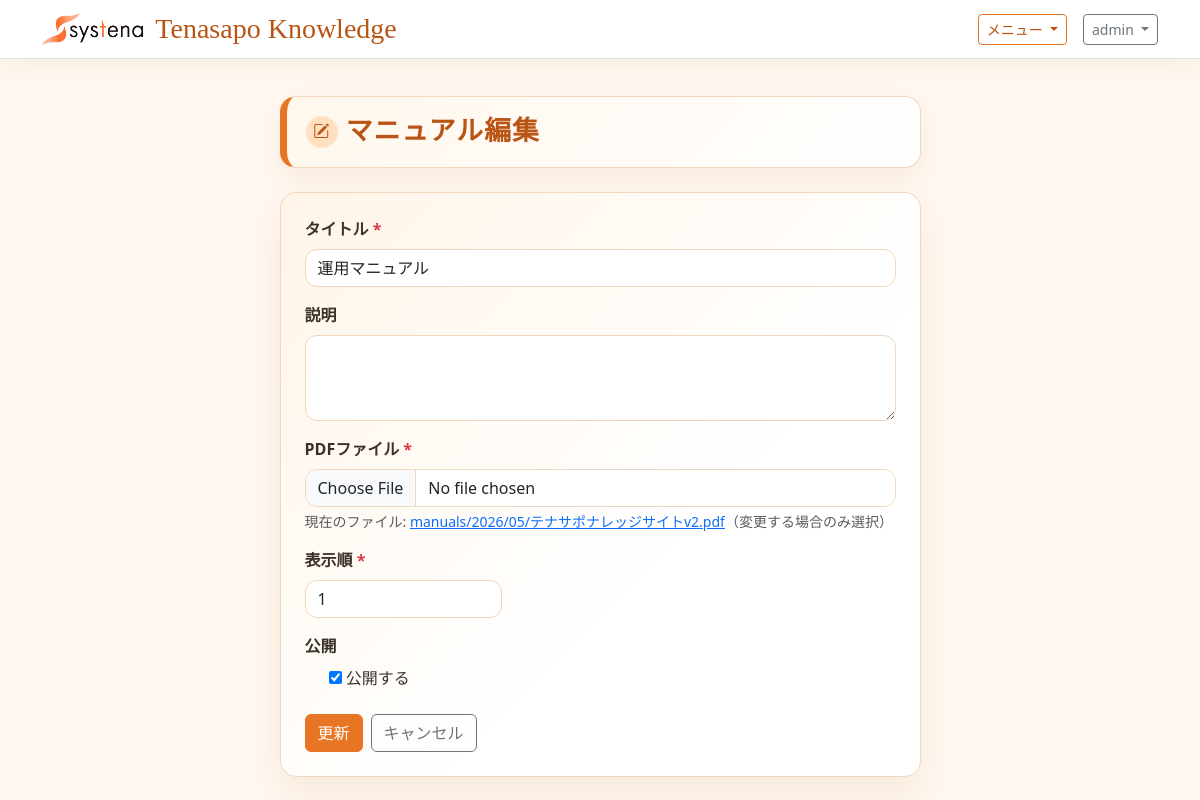
/manuals/1/edit/ (signed in), run on the app's committed database.
### tenasapo_knowledge/models.py (models this page shows, shortened)
class Manual(models.Model):
    title = models.CharField('タイトル', max_length=200)
    description = models.TextField('説明', blank=True)
    pdf_file = models.FileField('PDFファイル', upload_to='manuals/%Y/%m/')
    is_published = models.BooleanField('公開', default=True)
    order = models.PositiveIntegerField('表示順', default=0)
    created_by = models.ForeignKey(
        settings.AUTH_USER_MODEL,
        on_delete=models.SET_NULL,
        null=True,
        blank=True,
        related_name='created_manuals',
        verbose_name='作成者',
    )
    created_at = models.DateTimeField('作成日時', auto_now_add=True)
    updated_at = models.DateTimeField('更新日時', auto_now=True)
    class Meta:
        verbose_name = 'マニュアル'
        verbose_name_plural = 'マニュアル'
        ordering = ['order', '-created_at']

### tenasapo_knowledge/views.py (the view, shortened to what this page needs)
# urls.py: path('manuals/<int:pk>/edit/', tk_views.ManualUpdateView.as_view(), name='manual_edit_root'),
class ManualUpdateView(StaffRequiredMixin, FormView):
    template_name = 'tenasapo_knowledge/manual_form.html'
    form_class = ManualForm
    success_url = reverse_lazy('manual_list')
    def dispatch(self, request, *args, **kwargs):
        self.manual = get_object_or_404(Manual, pk=kwargs['pk'])
        return super().dispatch(request, *args, **kwargs)
    def get_form_kwargs(self):
        kwargs = super().get_form_kwargs()
        kwargs['instance'] = self.manual
        return kwargs
    def get_context_data(self, **kwargs):
        context = super().get_context_data(**kwargs)
        context['form_title'] = 'マニュアル編集'
        context['submit_label'] = '更新'
        context['manual'] = self.manual
        return context

### tenasapo_knowledge/forms.py (shortened to what this page needs)
class ManualForm(forms.ModelForm):
    class Meta:
        model = Manual
        fields = ('title', 'description', 'pdf_file', 'order', 'is_published')
        labels = {
            'title': 'タイトル',
            'description': '説明',
            'pdf_file': 'PDFファイル',
            'order': '表示順',
            'is_published': '公開',
        }
        widgets = {
            'description': forms.Textarea(attrs={'rows': 3}),
        }

### tenasapo_knowledge/views.py (called while the page is built)
    def test_func(self):
        user = self.request.user
        return user.is_authenticated and (user.is_staff or user.is_superuser)

### tenasapo_knowledge/templates/tenasapo_knowledge/manual_form.html (shortened to what this page needs)
{% extends "base.html" %}
{% block content %}
<div class="row justify-content-center">
    <div class="col-lg-7">
        <div class="page-title-panel mb-4">
            <h1 class="page-title-main d-flex align-items-center gap-2">
                <span class="page-title-icon"><i class="bi bi-pencil-square"></i></span>{{ form_title }}
            </h1>
        </div>
        <div class="home-panel p-4">
            <form method="post" enctype="multipart/form-data" novalidate>
                {% for field in form %}
                <div class="mb-3">
                    <label for="{{ field.id_for_label }}" class="form-label fw-semibold">
                        {{ field.label }}
                        {% if field.field.required %}<span class="text-danger">*</span>{% endif %}
                    </label>
                    {% if field.name == 'is_published' %}
                        <div class="form-check">
                            {{ field }}
                            <label class="form-check-label" for="{{ field.id_for_label }}">公開する</label>
                        </div>
                    {% elif field.name == 'pdf_file' %}
                        <input type="file" name="{{ field.html_name }}" id="{{ field.id_for_label }}"
                               accept=".pdf" class="form-control {% if field.errors %}is-invalid{% endif %}">
                        {% if manual and manual.pdf_file %}
                            <div class="form-text">現在のファイル: <a href="{{ manual.pdf_file.url }}" target="_blank">{{ manual.pdf_file.name }}</a>（変更する場合のみ選択）</div>
                        {% endif %}
                    {% else %}
                        <div class="{% if field.name == 'order' %}col-md-4{% endif %}">
                            {{ field }}
                        </div>
                    {% endif %}
                </div>
                {% endfor %}
                <div class="d-flex gap-2 mt-4">
                    <button type="submit" class="btn btn-primary">{{ submit_label }}</button>
                    <a href="{% url 'manual_list' %}" class="btn btn-outline-secondary">キャンセル</a>
                </div>
            </form>
        </div>
    </div>
</div>
{% endblock %}

### templates/base.html (shortened to what this page needs)
{% load static %}
<!doctype html>
<html lang="ja">
<head>
    <link href="https://cdn.jsdelivr.net/npm/bootstrap@5.3.3/dist/css/bootstrap.min.css" rel="stylesheet">
    <link href="https://cdn.jsdelivr.net/npm/bootstrap-icons@1.11.3/font/bootstrap-icons.min.css" rel="stylesheet">
</head>
<body>
    <nav class="navbar navbar-expand-lg border-bottom fixed-top">
        <div class="container">
            <a class="navbar-brand brand-title" href="{% url 'home' %}">
                <img class="brand-logo" src="{% static 'systena_logo.png' %}" alt="Systena">
                <span>Tenasapo Knowledge</span>
            </a>
            {% if user.is_authenticated %}
                <div class="d-flex align-items-center gap-3">
                    <div class="dropdown">
                        <button class="btn btn-outline-primary btn-sm dropdown-toggle" type="button" data-bs-toggle="dropdown" aria-expanded="false">
                            メニュー
                        </button>
                    </div>
                    <div class="dropdown">
                        <button class="btn btn-outline-secondary btn-sm dropdown-toggle" type="button" data-bs-toggle="dropdown" aria-expanded="false">
                            {{ user.get_username }}
                        </button>
                    </div>
                </div>
            {% endif %}
        </div>
    </nav>
    <main class="container py-4">
        {% block content %}{% endblock %}
    </main>
</body>
</html>

### templates/base.html (style rules this page uses)
:root { --tk-bg: #fff8f1; --tk-surface: #ffffff; --tk-surface-warm: #fff1df; --tk-primary: #e87524; --tk-primary-dark: #b95414; --tk-primary-soft: #ffe1c2; --tk-text: #3b3129; --tk-muted: #826f61; --tk-border: #f1d7bd; }
body { background: var(--tk-bg); color: var(--tk-text); font-family: "Yu Gothic", "Hiragino Maru Gothic ProN", "Meiryo", system-ui, sans-serif; padding-top: 4.5rem; }
.navbar { background: rgba(255, 255, 255, 0.94); border-color: var(--tk-border); box-shadow: 0 8px 24px rgba(184, 112, 39, 0.08); backdrop-filter: blur(8px); }
.brand-title { display: inline-flex; align-items: center; gap: 0.75rem; font-family: "Brush Script MT", "Segoe Script", "Lucida Handwriting", cursive; font-size: 1.75rem; font-weight: 400; letter-spacing: 0; line-height: 1; color: var(--tk-primary-dark); }
.brand-logo { display: block; width: auto; height: 2rem; object-fit: contain; }
.btn-primary { --bs-btn-bg: var(--tk-primary); --bs-btn-border-color: var(--tk-primary); --bs-btn-hover-bg: var(--tk-primary-dark); --bs-btn-hover-border-color: var(--tk-primary-dark); --bs-btn-active-bg: var(--tk-primary-dark); --bs-btn-active-border-color: var(--tk-primary-dark); }
.btn-outline-primary { --bs-btn-color: var(--tk-primary-dark); --bs-btn-border-color: var(--tk-primary); --bs-btn-hover-bg: var(--tk-primary); --bs-btn-hover-border-color: var(--tk-primary); --bs-btn-active-bg: var(--tk-primary-dark); --bs-btn-active-border-color: var(--tk-primary-dark); }
.form-control, .form-select { border-color: var(--tk-border); border-radius: 0.75rem; }
.home-panel { background: linear-gradient(135deg, #fff5e8 0%, #ffffff 62%); border: 1px solid var(--tk-border); border-radius: 1rem; box-shadow: 0 18px 38px rgba(184, 112, 39, 0.11); }
.page-title-panel { background: linear-gradient(135deg, #fff7ec 0%, #ffffff 100%); border: 1px solid var(--tk-border); border-left: 0.45rem solid var(--tk-primary); border-radius: 1rem; box-shadow: 0 10px 24px rgba(184, 112, 39, 0.1); padding: 1rem 1.2rem; }
.page-title-main { color: var(--tk-primary-dark); font-family: "Zen Maru Gothic", "Hiragino Maru Gothic ProN", "Rounded Mplus 1c", "BIZ UDPGothic", sans-serif; font-size: clamp(1.2rem, 1rem + 0.9vw, 1.7rem); font-weight: 700; letter-spacing: 0.04em; margin: 0; line-height: 1.4; }
.page-title-icon { display: inline-flex; align-items: center; justify-content: center; width: 2rem; height: 2rem; background: var(--tk-primary-soft); border-radius: 50%; font-size: 1rem; color: var(--tk-primary-dark); flex-shrink: 0; }

### data on the page
Manual: form "運用マニュアル" "1", pdf_file.name "manuals/2026/05/テナサポナレッジサイトv2.pdf", form "☑"

### other printed values
{{ user.get_username }} "admin"
{{ field.label }} "タイトル" "説明" "PDFファイル" "表示順" "公開"
{{ submit_label }} "更新"
